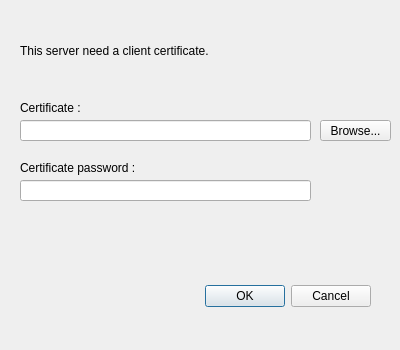
<?xml version="1.0" encoding="UTF-8"?>
<ui version="4.0">
 <class>OCC::AddCertificateDialog</class>
 <widget class="QDialog" name="OCC::AddCertificateDialog">
  <property name="windowModality">
   <enum>Qt::ApplicationModal</enum>
  </property>
  <property name="geometry">
   <rect>
    <x>0</x>
    <y>0</y>
    <width>400</width>
    <height>350</height>
   </rect>
  </property>
  <property name="minimumSize">
   <size>
    <width>400</width>
    <height>350</height>
   </size>
  </property>
  <property name="maximumSize">
   <size>
    <width>400</width>
    <height>350</height>
   </size>
  </property>
  <property name="windowTitle">
   <string>Certificate authentication</string>
  </property>
  <widget class="QDialogButtonBox" name="buttonBox">
   <property name="geometry">
    <rect>
     <x>30</x>
     <y>280</y>
     <width>341</width>
     <height>32</height>
    </rect>
   </property>
   <property name="orientation">
    <enum>Qt::Horizontal</enum>
   </property>
   <property name="standardButtons">
    <set>QDialogButtonBox::Cancel|QDialogButtonBox::Ok</set>
   </property>
  </widget>
  <widget class="QLabel" name="labelCertificateFile">
   <property name="geometry">
    <rect>
     <x>20</x>
     <y>100</y>
     <width>141</width>
     <height>16</height>
    </rect>
   </property>
   <property name="text">
    <string>Certificate :</string>
   </property>
  </widget>
  <widget class="QLineEdit" name="lineEditCertificatePath">
   <property name="geometry">
    <rect>
     <x>20</x>
     <y>120</y>
     <width>291</width>
     <height>21</height>
    </rect>
   </property>
   <property name="text">
    <string/>
   </property>
  </widget>
  <widget class="QPushButton" name="pushButtonBrowseCertificate">
   <property name="geometry">
    <rect>
     <x>320</x>
     <y>120</y>
     <width>71</width>
     <height>21</height>
    </rect>
   </property>
   <property name="text">
    <string>Browse...</string>
   </property>
  </widget>
  <widget class="QLabel" name="labelPWDCertificate">
   <property name="geometry">
    <rect>
     <x>20</x>
     <y>160</y>
     <width>181</width>
     <height>16</height>
    </rect>
   </property>
   <property name="text">
    <string>Certificate password :</string>
   </property>
  </widget>
  <widget class="QLineEdit" name="lineEditPWDCertificate">
   <property name="geometry">
    <rect>
     <x>20</x>
     <y>180</y>
     <width>291</width>
     <height>21</height>
    </rect>
   </property>
   <property name="text">
    <string/>
   </property>
   <property name="echoMode">
    <enum>QLineEdit::Password</enum>
   </property>
  </widget>
  <widget class="QLabel" name="labelErrorMessage">
   <property name="geometry">
    <rect>
     <x>20</x>
     <y>30</y>
     <width>341</width>
     <height>41</height>
    </rect>
   </property>
   <property name="text">
    <string>This server need a client certificate.</string>
   </property>
   <property name="wordWrap">
    <bool>true</bool>
   </property>
  </widget>
  <widget class="QLabel" name="labelErrorCertif">
   <property name="geometry">
    <rect>
     <x>20</x>
     <y>220</y>
     <width>361</width>
     <height>51</height>
    </rect>
   </property>
   <property name="palette">
    <palette>
     <active>
      <colorrole role="Text">
       <brush brushstyle="SolidPattern">
        <color alpha="255">
         <red>231</red>
         <green>23</green>
         <blue>12</blue>
        </color>
       </brush>
      </colorrole>
     </active>
     <inactive>
      <colorrole role="Text">
       <brush brushstyle="SolidPattern">
        <color alpha="255">
         <red>231</red>
         <green>23</green>
         <blue>12</blue>
        </color>
       </brush>
      </colorrole>
     </inactive>
     <disabled>
      <colorrole role="Text">
       <brush brushstyle="SolidPattern">
        <color alpha="255">
         <red>127</red>
         <green>127</green>
         <blue>127</blue>
        </color>
       </brush>
      </colorrole>
     </disabled>
    </palette>
   </property>
   <property name="text">
    <string/>
   </property>
   <property name="wordWrap">
    <bool>true</bool>
   </property>
  </widget>
 </widget>
 <resources/>
 <connections>
  <connection>
   <sender>buttonBox</sender>
   <signal>accepted()</signal>
   <receiver>OCC::AddCertificateDialog</receiver>
   <slot>accept()</slot>
   <hints>
    <hint type="sourcelabel">
     <x>248</x>
     <y>254</y>
    </hint>
    <hint type="destinationlabel">
     <x>157</x>
     <y>274</y>
    </hint>
   </hints>
  </connection>
  <connection>
   <sender>buttonBox</sender>
   <signal>rejected()</signal>
   <receiver>OCC::AddCertificateDialog</receiver>
   <slot>reject()</slot>
   <hints>
    <hint type="sourcelabel">
     <x>316</x>
     <y>260</y>
    </hint>
    <hint type="destinationlabel">
     <x>286</x>
     <y>274</y>
    </hint>
   </hints>
  </connection>
 </connections>
</ui>
